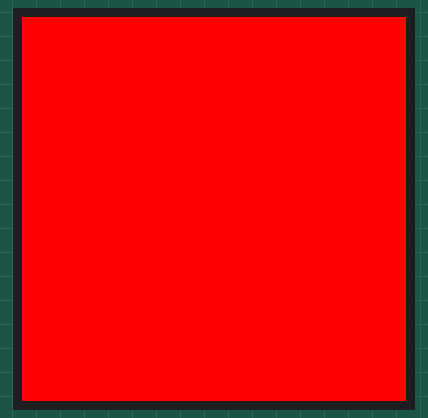
Recording of a sketch running on a simulated ESP32-S3. Parts: 64×64 colour display. What the sketch prints to the serial monitor is not drawn.

Above: at 0.4 s.
At 1.9 s:
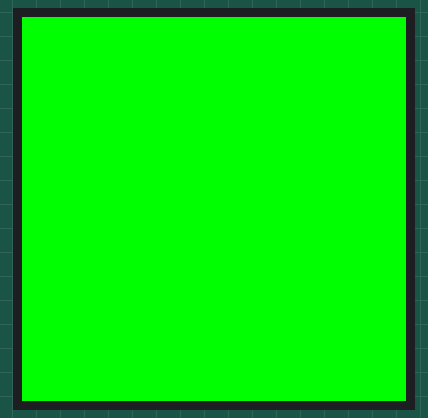
At 3.4 s:
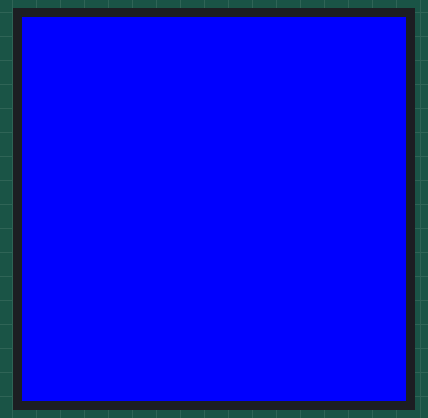
At 4.9 s:
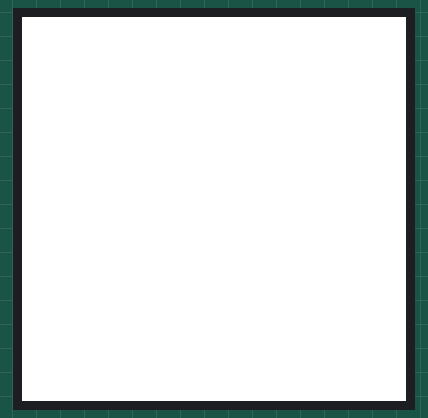
At 6.4 s:
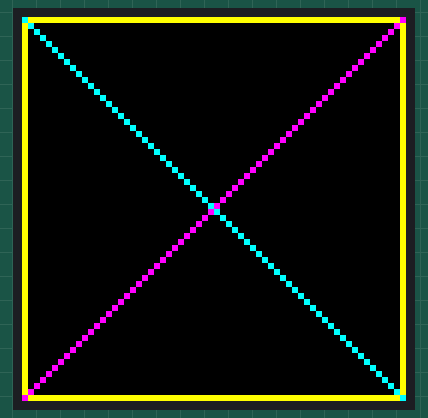
At 9.4 s:
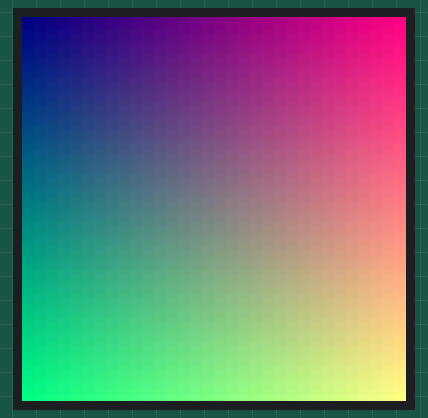

The sketch:

smoke_test.ino
```cpp
// Smoke test for the Waveshare RGB-Matrix-P2-64x64-B panel
// on the Waveshare ESP32-S3-RGB-Matrix board (SKU 34422).
//
// Purpose: prove the panel is alive and all 4096 pixels respond,
// BEFORE building anything around it.
//
// Pin assignments VERIFIED 2026-09-06 against Waveshare's own sources and against the
// library upstream. The board is laid out on this library's default ESP32-S3 pinout;
// the single difference is pin E, routed to GPIO9 where upstream leaves it unassigned.
// The explicit pin map below is therefore redundant and included only for clarity --
// one line, mxconfig.gpio.e = 9, would do.
//
// NOTE: this sketch has not been compiled or flashed.
//
// Library:       ESP32 HUB75 LED MATRIX PANEL DMA Display (mrcodetastic)
// Board package: esp32 by Espressif Systems, version 3.3.7 (Waveshare's requirement)
// Arduino IDE:   ESP32S3 Dev Module, Flash 32MB, PSRAM "OPI PSRAM"

#include <ESP32-HUB75-MatrixPanel-I2S-DMA.h>

#define PANEL_W 64
#define PANEL_H 64
#define PANEL_CHAIN 1

MatrixPanel_I2S_DMA *display = nullptr;

void setup() {
  Serial.begin(115200);
  delay(300);
  Serial.println("HUB75 smoke test");

  HUB75_I2S_CFG::i2s_pins pins = {
    4,   // R1
    5,   // G1
    6,   // B1
    7,   // R2
    15,  // G2
    16,  // B2
    18,  // A
    8,   // B
    3,   // C
    42,  // D
    9,   // E  -- mandatory for 1/32 scan
    40,  // LAT
    2,   // OE
    41   // CLK
  };

  HUB75_I2S_CFG mxconfig(PANEL_W, PANEL_H, PANEL_CHAIN, pins);

  // Shift driver: Waveshare's user guide and ESP-IDF config indicate Generic (the
  // default), but 7 of their 10 Arduino examples set FM6126A, and the AnimatedPixelClock
  // author verified FM6126A on real Waveshare P2.5 64x64 panels. Ours is the P2 GOB, so
  // start on Generic. If the screen stays black on known-good power, uncomment this.
  // mxconfig.driver = HUB75_I2S_CFG::FM6126A;

  mxconfig.clkphase = false;   // if pixels are offset by one, flip this to true
  mxconfig.latch_blanking = 1; // raise towards 4 if you see ghosting
  mxconfig.i2sspeed = HUB75_I2S_CFG::HZ_20M;  // drop to HZ_10M if you see ghosting
  mxconfig.min_refresh_rate = 60;

  display = new MatrixPanel_I2S_DMA(mxconfig);
  if (!display->begin()) {
    Serial.println("ERROR: failed to allocate the DMA buffer");
    return;
  }

  display->setBrightness8(128);  // 50%. Do not raise without power headroom.
  display->clearScreen();
  Serial.printf("Refresh rate: %d Hz\n", display->calculated_refresh_rate);
}

void loop() {
  // Step 1. Flat colours: catches swapped RGB lines.
  const uint16_t colors[] = {
    display->color565(255, 0, 0),
    display->color565(0, 255, 0),
    display->color565(0, 0, 255),
    display->color565(255, 255, 255)
  };
  const char *names[] = {"RED", "GREEN", "BLUE", "WHITE"};

  for (int i = 0; i < 4; i++) {
    display->fillScreen(colors[i]);
    Serial.println(names[i]);
    delay(1500);
  }

  // Step 2. Border and diagonals: catches missing rows and columns.
  // An invisible x=0 column means clkphase.
  display->clearScreen();
  display->drawRect(0, 0, PANEL_W, PANEL_H, display->color565(255, 255, 0));
  display->drawLine(0, 0, PANEL_W - 1, PANEL_H - 1, display->color565(0, 255, 255));
  display->drawLine(PANEL_W - 1, 0, 0, PANEL_H - 1, display->color565(255, 0, 255));
  delay(3000);

  // Step 3. Gradient: catches ghosting and supply droop.
  display->clearScreen();
  for (int y = 0; y < PANEL_H; y++) {
    for (int x = 0; x < PANEL_W; x++) {
      display->drawPixel(x, y, display->color565(x * 4, y * 4, 128));
    }
  }
  delay(3000);
}
```

Measured:
- by itself, everything shown: repeats every 12.0 s, in 6 steps
- what the display in image 0 shows lasts 1.5 s, from 0.3 s to 1.8 s
- what the display in image 4 shows lasts 3.0 s, from 6.3 s to 9.3 s
